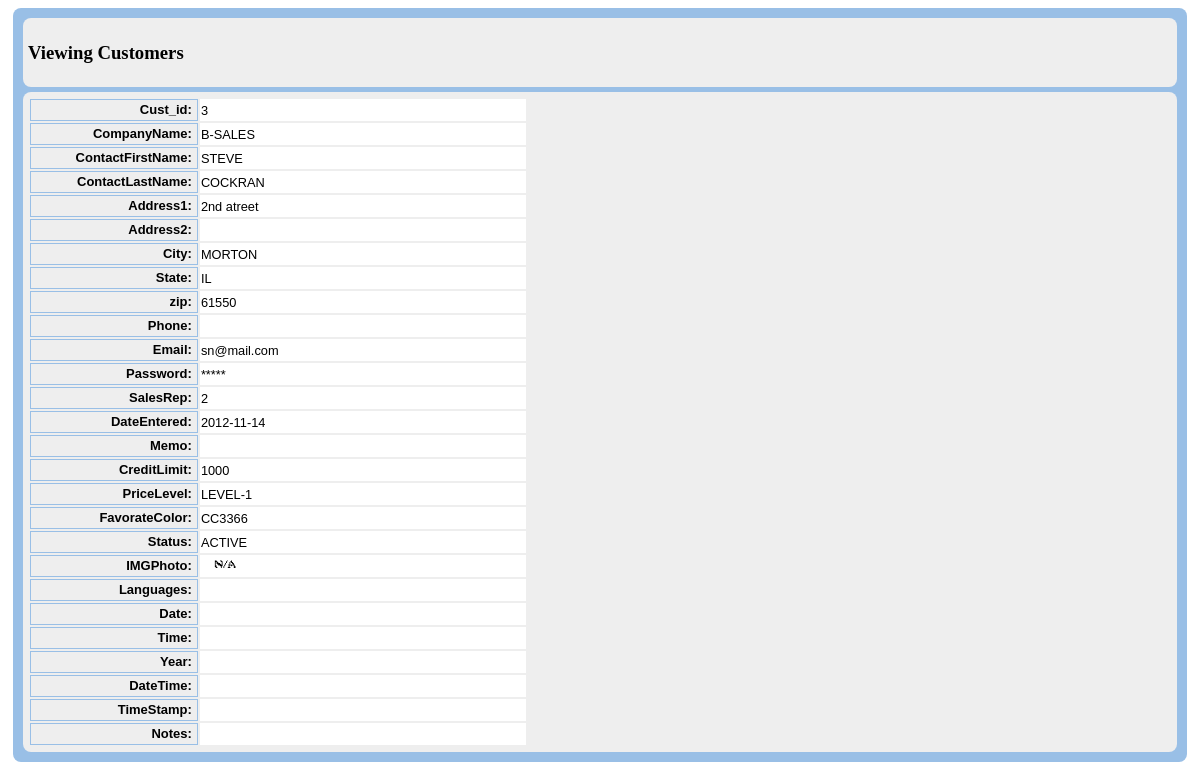
The app's page /db_View.php?id=3 with its own data.
### tables this page shows
CREATE TABLE IF NOT EXISTS `customers` (
  `Cust_id` int(11) NOT NULL AUTO_INCREMENT,
  `CompanyName` varchar(50) DEFAULT NULL,
  `ContactFirstName` varchar(50) DEFAULT NULL,
  `ContactLastName` varchar(50) DEFAULT NULL,
  `Address1` varchar(50) DEFAULT NULL,
  `Address2` varchar(50) DEFAULT NULL,
  `City` varchar(50) DEFAULT NULL,
  `State` varchar(50) DEFAULT NULL,
  `zip` varchar(15) DEFAULT NULL,
  `Phone` varchar(50) DEFAULT NULL,
  `Email` varchar(100) DEFAULT NULL,
  `Password` varchar(100) DEFAULT NULL,
  `SalesRep` varchar(11) DEFAULT NULL,
  `DateEntered` date DEFAULT NULL,
  `Memo` blob,
  `CreditLimit` double DEFAULT NULL,
  `PriceLevel` varchar(50) DEFAULT NULL,
  `FavorateColor` varchar(50) DEFAULT NULL,
  `Status` varchar(50) DEFAULT NULL,
  `IMGPhoto` varchar(255) DEFAULT NULL,
  `Languages` varchar(100) DEFAULT NULL,
  `Date` date DEFAULT NULL,
  `Time` time DEFAULT NULL,
  `Year` year(4) DEFAULT NULL,
  `DateTime` datetime DEFAULT NULL,
  `TimeStamp` timestamp NULL DEFAULT NULL,
  `Notes` longtext,
  PRIMARY KEY (`Cust_id`)
);

### includes/db_Config.php (called while the page is built, shortened)
<?php
$db_Table = 'customers';
$appTitle = 'Customers';
$dbCanView = 1;
$strDisplayView  =      "111111111111111111111111111";
?>

### includes/db_Language.php (called while the page is built, shortened)
<?php
$txtViewing = "Viewing";
?>

### includes/MeekroDB/meekrodb.2.1.class.php (called while the page is built, shortened)
<?php
class DB {
  protected static $mdb = null;
  public static function getMDB() {
    $mdb = DB::$mdb;
    if ($mdb === null) {
      $mdb = DB::$mdb = new MeekroDB();
    }
    return $mdb;
  }
  public static function queryFirstRow() { $args = func_get_args(); return call_user_func_array(array(DB::getMDB(), 'queryFirstRow'), $args); }
  public static function count() { $args = func_get_args(); return call_user_func_array(array(DB::getMDB(), 'count'), $args); }
  public static function columnList() { $args = func_get_args(); return call_user_func_array(array(DB::getMDB(), 'columnList'), $args); }
}
class MeekroDB {
  public $dbName = '';
  public $user = '';
  public $password = '';
  public $host = 'localhost';
  public $port = null;
  public $encoding = 'latin1';
  public $param_char = '%';
  public $named_param_seperator = '_';
  public $internal_mysql = null;
  public function __construct($host=null, $user=null, $password=null, $dbName=null, $port=null, $encoding=null) {
    if ($host === null) $host = DB::$host;
    if ($user === null) $user = DB::$user;
    if ($password === null) $password = DB::$password;
    if ($dbName === null) $dbName = DB::$dbName;
    if ($port === null) $port = DB::$port;
    if ($encoding === null) $encoding = DB::$encoding;
    $this->host = $host;
    $this->user = $user;
    $this->password = $password;
    $this->dbName = $dbName;
    $this->port = $port;
    $this->encoding = $encoding;
  }
  public function get() {
    $mysql = $this->internal_mysql;
    if ($mysql == null) {
      $mysql = new mysqli($this->host, $this->user, $this->password, $this->dbName, $this->port);
      $mysql->set_charset($this->encoding);
      $this->internal_mysql = $mysql;
    }
    return $mysql;
  }
  public function count() { $args = func_get_args(); return call_user_func_array(array($this, 'numRows'), $args); }
  protected function prependCall($function, $args, $prepend) {
    array_unshift($args, $prepend);
    return call_user_func_array($function, $args);
  }
  public function freeResult($result) {
    return $result->free();
  }
  public function columnList($table) {
    return $this->queryOneColumn('Field', "SHOW COLUMNS FROM $table");
  }
  public function parseQueryParamsNew() {
    $args = func_get_args();
    $sql = array_shift($args);
    $args_all = $args;
    $posList = array();
    $pos_adj = 0;
    $param_char_length = strlen($this->param_char);
    $named_seperator_length = strlen($this->named_param_seperator);
    $types = array(
      $this->param_char . 'll',
      $this->param_char . 'ls',
      $this->param_char . 'l',
      $this->param_char . 'li',
      $this->param_char . 'ld',
      $this->param_char . 'lb',
      $this->param_char . 's',
      $this->param_char . 'i',
      $this->param_char . 'd',
      $this->param_char . 'b',
      $this->param_char . 'ss'
    );
    foreach ($types as $type) {
      $lastPos = 0;
      while (($pos = strpos($sql, $type, $lastPos)) !== false) {
        $lastPos = $pos + 1;
        $posList[$pos] = $type;
      }
    }
    ksort($posList);
    foreach ($posList as $pos => $type) {
      $type = substr($type, $param_char_length);
      $length_type = strlen($type) + $param_char_length;
      $new_pos = $pos + $pos_adj;
      $new_pos_back = $new_pos + $length_type;
      if ($arg_number_length = strspn($sql, '0123456789', $new_pos_back)) {
        $arg_number = substr($sql, $new_pos_back, $arg_number_length);
        if (! isset($args_all[$arg_number])) $this->nonSQLError("Non existent argument reference (arg $arg_number): $sql");
        $arg = $args_all[$arg_number];
      } else {
        $arg = array_shift($args);
      }
      if (in_array($type, array('s', 'i', 'd', 'b', 'l'))) {
        $array_type = false;
        $arg = array($arg);
        $type = 'l' . $type;
      } else if ($type == 'ss') {
        $result = "'%" . $this->escape(str_replace(array('%', '_'), array('\%', '\_'), $arg)) . "%'";
      } else {
        $array_type = true;
        if (! is_array($arg)) $this->nonSQLError("Badly formatted SQL query: $sql -- expecting array, but didn't get one!");
      }
      if ($type == 'ls') $result = $this->wrapStr($arg, "'", true);
      else if ($type == 'li') $result = array_map('intval', $arg);
      else if ($type == 'ld') $result = array_map('floatval', $arg);
      else if ($type == 'lb') $result = array_map(array($this, 'formatTableName'), $arg);
      else if ($type == 'll') $result = $arg;
      else if (! $result) $this->nonSQLError("Badly formatted SQL query: $sql");
      if (is_array($result)) {
        if (! $array_type) $result = $result[0];
        else $result = '(' . implode(',', $result) . ')';
      }
      $sql = substr_replace($sql, $result, $new_pos, $length_type + $arg_number_length);
      $pos_adj += strlen($result) - ($length_type + $arg_number_length);
    }
    return $sql;
  }
  public function parseQueryParams() {
    $args = func_get_args();
    if (count($args) < 2) return $args[0];
    if (is_string($args[1]) && preg_match('/^[is]+$/', $args[1]) && substr_count($args[0], '?') > 0)
      return call_user_func_array(array($this, 'parseQueryParamsOld'), $args);
    else
      return call_user_func_array(array($this, 'parseQueryParamsNew'), $args);
  }
  public function queryUnbuf() { $args = func_get_args(); return $this->prependCall(array($this, 'queryHelper'), $args, 'unbuffered'); }
  protected function queryHelper() {
    $args = func_get_args();
    $type = array_shift($args);
    $is_buffered = ($type == 'buffered');
    $is_null = ($type == 'null');
    $sql = call_user_func_array(array($this, 'parseQueryParams'), $args);
    $db = $this->get();
    $result = $db->query($sql, $is_buffered ? MYSQLI_STORE_RESULT : MYSQLI_USE_RESULT);
    return $result;
  }
  public function queryAllRows() {
    $args = func_get_args();
    $query = call_user_func_array(array($this, 'queryUnbuf'), $args);
    $result = $this->fetchAllRows($query);
    return $result;
  }
  public function queryFirstRow() {
    $args = func_get_args();
    $query = call_user_func_array(array($this, 'queryUnbuf'), $args);
    $result = $this->fetchRow($query);
    return $result;
  }
  public function queryOneColumn() {
    $args = func_get_args();
    $column = array_shift($args);
    $results = call_user_func_array(array($this, 'queryAllRows'), $args);
    $ret = array();
    foreach ($results as $row) {
      $ret[] = $row[$column];
    }
    return $ret;
  }
  protected function checkError() {
    return false;
  }
  public function fetchRow($result = null) {
    return $result->fetch_assoc();
  }
  public function fetchAllRows($result = null) {
    $A = array();
    while ($row = $this->fetchRow($result)) {
      $A[] = $row;
    }
    return $A;
  }
}
?>

### includes/db_Functions.php (called while the page is built, shortened)
<?php
$arrFieldNames = DB::columnList($db_Table);
$intFieldCount = count($arrFieldNames);
?>

### db_View.php (the view, shortened to what this page needs)
<!DOCTYPE html>
<html lang="en">
<head>
<script type='text/javascript' src='includes/assets/jquery/jquery-migrate-1.1.1.js'></script><?php
$key = $_GET['id'];
require_once 'includes/db_Config.php';
require_once 'includes/db_Language.php';
require_once 'includes/db_Connection.php';
require_once 'includes/db_Functions.php';
if($dbCanView == 1){
?>
<link rel="stylesheet" type="text/css" href="includes/css/db_Style.css">
<?php
$record = DB::queryFirstRow("SELECT * FROM $db_Table WHERE $arrFieldNames[0]=%i", $key);
$FieldType = explode(',',$strFieldType);
echo "<body>";
echo "<div  class='main-view'>";
echo "<div  class='contents-view'>";
echo "<div  class='title'>";
echo "<h3>" . $txtViewing . " " . $appTitle. "</h3>";
echo "</div>";
echo "</div>";
echo "<div  class='contents-view'>";
echo "<table width='500pk'>";
	for ($i=0; $i<=$intFieldCount-1; $i++ ) {
			if (substr($strDisplayView,$i,1) == 1){
					if(!empty($FieldType[$i]) && $FieldType[$i] == 'password'){
						$record[$arrFieldNames[$i]] = '*****';
					}
					if ($arrFieldNames[$i] == $db_ImageFieldName){
						if ($record[$arrFieldNames[$i]] == '')$record[$arrFieldNames[$i]] = 'includes/images/Pic-NA.png';
						$record[$arrFieldNames[$i]]='<img class="displayed" src="'.$record[$arrFieldNames[$i]].'" width="50">';
					}
					echo "<tr><td class='fieldname'>". $arrFieldNames[$i] . ":</td><td class='fieldvalue'>" . $record[$arrFieldNames[$i]] . "</td></tr>";
			}
	}
echo "</table>";
echo "</div>";
echo "</div>";
echo "</body>";
}
else
{
header("Location: noRights.php");
}
?>

### records on screen
customers: Cust_id "3", CompanyName "B-SALES", ContactFirstName "STEVE", ContactLastName "COCKRAN", Address1 "2nd atreet", City "MORTON", State "IL", zip "61550", Email "sn@mail.com", SalesRep "2", DateEntered "2012-11-14", CreditLimit "1000", PriceLevel "LEVEL-1", FavorateColor "CC3366", Status "ACTIVE"

### other values on screen
$txtViewing "Viewing"
$appTitle "Customers"
$arrFieldNames[$i] "Cust_id"
$arrFieldNames[$i] "CompanyName"
$arrFieldNames[$i] "ContactFirstName"
$arrFieldNames[$i] "ContactLastName"
$arrFieldNames[$i] "Address1"
$arrFieldNames[$i] "Address2"
$arrFieldNames[$i] "City"
$arrFieldNames[$i] "State"
$arrFieldNames[$i] "zip"
$arrFieldNames[$i] "Phone"
$arrFieldNames[$i] "Email"
$arrFieldNames[$i] "Password"
$record[$arrFieldNames[$i]] "*****"
